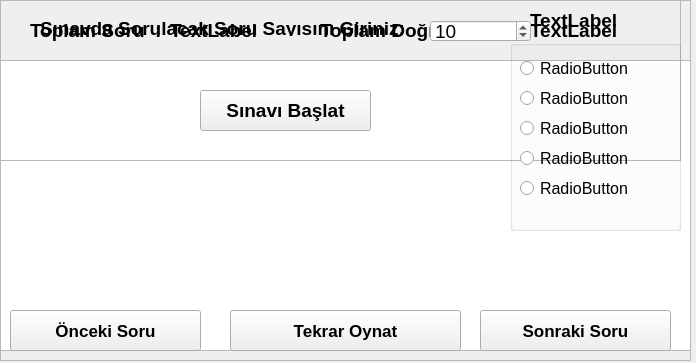
<?xml version="1.0" encoding="UTF-8"?>
<ui version="4.0">
 <class>Form</class>
 <widget class="QWidget" name="Form">
  <property name="geometry">
   <rect>
    <x>0</x>
    <y>0</y>
    <width>696</width>
    <height>363</height>
   </rect>
  </property>
  <property name="windowTitle">
   <string>Form</string>
  </property>
  <widget class="QFrame" name="frm_sonuc">
   <property name="geometry">
    <rect>
     <x>0</x>
     <y>0</y>
     <width>691</width>
     <height>361</height>
    </rect>
   </property>
   <property name="frameShape">
    <enum>QFrame::StyledPanel</enum>
   </property>
   <property name="frameShadow">
    <enum>QFrame::Raised</enum>
   </property>
   <widget class="QListWidget" name="listWidget">
    <property name="geometry">
     <rect>
      <x>0</x>
      <y>60</y>
      <width>691</width>
      <height>291</height>
     </rect>
    </property>
    <property name="font">
     <font>
      <pointsize>12</pointsize>
     </font>
    </property>
   </widget>
   <widget class="QLabel" name="lblSoru_2">
    <property name="geometry">
     <rect>
      <x>30</x>
      <y>20</y>
      <width>141</width>
      <height>21</height>
     </rect>
    </property>
    <property name="font">
     <font>
      <pointsize>14</pointsize>
      <weight>75</weight>
      <bold>true</bold>
      <stylestrategy>PreferAntialias</stylestrategy>
     </font>
    </property>
    <property name="autoFillBackground">
     <bool>false</bool>
    </property>
    <property name="frameShadow">
     <enum>QFrame::Raised</enum>
    </property>
    <property name="text">
     <string>Toplam Soru  :</string>
    </property>
   </widget>
   <widget class="QLabel" name="lbl_Tpl_Soru">
    <property name="geometry">
     <rect>
      <x>170</x>
      <y>20</y>
      <width>141</width>
      <height>21</height>
     </rect>
    </property>
    <property name="font">
     <font>
      <pointsize>14</pointsize>
      <weight>75</weight>
      <bold>true</bold>
      <stylestrategy>PreferAntialias</stylestrategy>
     </font>
    </property>
    <property name="autoFillBackground">
     <bool>false</bool>
    </property>
    <property name="frameShadow">
     <enum>QFrame::Raised</enum>
    </property>
    <property name="text">
     <string>TextLabel</string>
    </property>
   </widget>
   <widget class="QLabel" name="lbl_tpl_dgr">
    <property name="geometry">
     <rect>
      <x>530</x>
      <y>20</y>
      <width>141</width>
      <height>21</height>
     </rect>
    </property>
    <property name="font">
     <font>
      <pointsize>14</pointsize>
      <weight>75</weight>
      <bold>true</bold>
      <stylestrategy>PreferAntialias</stylestrategy>
     </font>
    </property>
    <property name="autoFillBackground">
     <bool>false</bool>
    </property>
    <property name="frameShadow">
     <enum>QFrame::Raised</enum>
    </property>
    <property name="text">
     <string>TextLabel</string>
    </property>
   </widget>
   <widget class="QLabel" name="lblSoru_5">
    <property name="geometry">
     <rect>
      <x>320</x>
      <y>20</y>
      <width>211</width>
      <height>21</height>
     </rect>
    </property>
    <property name="font">
     <font>
      <pointsize>14</pointsize>
      <weight>75</weight>
      <bold>true</bold>
      <stylestrategy>PreferAntialias</stylestrategy>
     </font>
    </property>
    <property name="autoFillBackground">
     <bool>false</bool>
    </property>
    <property name="frameShadow">
     <enum>QFrame::Raised</enum>
    </property>
    <property name="text">
     <string>Toplam Doğru Cevap:</string>
    </property>
   </widget>
   <zorder>lbl_tpl_dgr</zorder>
   <zorder>listWidget</zorder>
   <zorder>lblSoru_2</zorder>
   <zorder>lbl_Tpl_Soru</zorder>
   <zorder>lblSoru_5</zorder>
  </widget>
  <widget class="QFrame" name="frm_Giris">
   <property name="geometry">
    <rect>
     <x>0</x>
     <y>0</y>
     <width>681</width>
     <height>161</height>
    </rect>
   </property>
   <property name="frameShape">
    <enum>QFrame::StyledPanel</enum>
   </property>
   <property name="frameShadow">
    <enum>QFrame::Raised</enum>
   </property>
   <widget class="QPushButton" name="BtnBaslat">
    <property name="geometry">
     <rect>
      <x>200</x>
      <y>90</y>
      <width>171</width>
      <height>41</height>
     </rect>
    </property>
    <property name="font">
     <font>
      <pointsize>14</pointsize>
      <weight>75</weight>
      <bold>true</bold>
     </font>
    </property>
    <property name="text">
     <string>Sınavı Başlat</string>
    </property>
   </widget>
   <widget class="QSpinBox" name="spnbox">
    <property name="geometry">
     <rect>
      <x>430</x>
      <y>20</y>
      <width>101</width>
      <height>22</height>
     </rect>
    </property>
    <property name="font">
     <font>
      <pointsize>14</pointsize>
     </font>
    </property>
    <property name="value">
     <number>10</number>
    </property>
   </widget>
   <widget class="QLabel" name="label">
    <property name="geometry">
     <rect>
      <x>40</x>
      <y>20</y>
      <width>391</width>
      <height>16</height>
     </rect>
    </property>
    <property name="font">
     <font>
      <pointsize>14</pointsize>
      <weight>75</weight>
      <bold>true</bold>
     </font>
    </property>
    <property name="text">
     <string>Sınavda Sorulacak Soru Sayısını Giriniz:</string>
    </property>
   </widget>
  </widget>
  <widget class="QFrame" name="frm_soru">
   <property name="geometry">
    <rect>
     <x>0</x>
     <y>0</y>
     <width>691</width>
     <height>361</height>
    </rect>
   </property>
   <property name="cursor">
    <cursorShape>ArrowCursor</cursorShape>
   </property>
   <property name="frameShape">
    <enum>QFrame::StyledPanel</enum>
   </property>
   <property name="frameShadow">
    <enum>QFrame::Raised</enum>
   </property>
   <widget class="QWidget" name="horizontalLayoutWidget">
    <property name="geometry">
     <rect>
      <x>0</x>
      <y>0</y>
      <width>501</width>
      <height>301</height>
     </rect>
    </property>
    <layout class="QHBoxLayout" name="layout">
     <property name="spacing">
      <number>6</number>
     </property>
    </layout>
   </widget>
   <widget class="QPushButton" name="Btn_ileri">
    <property name="geometry">
     <rect>
      <x>480</x>
      <y>310</y>
      <width>191</width>
      <height>41</height>
     </rect>
    </property>
    <property name="font">
     <font>
      <pointsize>13</pointsize>
      <weight>75</weight>
      <bold>true</bold>
     </font>
    </property>
    <property name="text">
     <string>Sonraki Soru</string>
    </property>
   </widget>
   <widget class="QPushButton" name="Btn_Geri">
    <property name="geometry">
     <rect>
      <x>10</x>
      <y>310</y>
      <width>191</width>
      <height>41</height>
     </rect>
    </property>
    <property name="font">
     <font>
      <pointsize>13</pointsize>
      <weight>75</weight>
      <bold>true</bold>
     </font>
    </property>
    <property name="text">
     <string>Önceki Soru</string>
    </property>
   </widget>
   <widget class="QLabel" name="lblSoru">
    <property name="geometry">
     <rect>
      <x>530</x>
      <y>10</y>
      <width>141</width>
      <height>21</height>
     </rect>
    </property>
    <property name="font">
     <font>
      <pointsize>14</pointsize>
      <weight>75</weight>
      <bold>true</bold>
      <stylestrategy>PreferAntialias</stylestrategy>
     </font>
    </property>
    <property name="autoFillBackground">
     <bool>false</bool>
    </property>
    <property name="frameShadow">
     <enum>QFrame::Raised</enum>
    </property>
    <property name="text">
     <string>TextLabel</string>
    </property>
   </widget>
   <widget class="QLabel" name="lbltuple">
    <property name="geometry">
     <rect>
      <x>30</x>
      <y>420</y>
      <width>581</width>
      <height>31</height>
     </rect>
    </property>
    <property name="text">
     <string>TextLabel</string>
    </property>
   </widget>
   <widget class="QPushButton" name="BtnTekrarOynat">
    <property name="geometry">
     <rect>
      <x>230</x>
      <y>310</y>
      <width>231</width>
      <height>41</height>
     </rect>
    </property>
    <property name="font">
     <font>
      <pointsize>13</pointsize>
      <weight>75</weight>
      <bold>true</bold>
     </font>
    </property>
    <property name="text">
     <string>Tekrar Oynat</string>
    </property>
   </widget>
   <widget class="QGroupBox" name="groupBox">
    <property name="geometry">
     <rect>
      <x>510</x>
      <y>40</y>
      <width>171</width>
      <height>191</height>
     </rect>
    </property>
    <property name="title">
     <string/>
    </property>
    <widget class="QRadioButton" name="Rb5">
     <property name="geometry">
      <rect>
       <x>10</x>
       <y>140</y>
       <width>151</width>
       <height>17</height>
      </rect>
     </property>
     <property name="font">
      <font>
       <pointsize>12</pointsize>
       <weight>50</weight>
       <bold>false</bold>
      </font>
     </property>
     <property name="text">
      <string>RadioButton</string>
     </property>
    </widget>
    <widget class="QRadioButton" name="Rb2">
     <property name="geometry">
      <rect>
       <x>10</x>
       <y>50</y>
       <width>151</width>
       <height>17</height>
      </rect>
     </property>
     <property name="font">
      <font>
       <pointsize>12</pointsize>
       <weight>50</weight>
       <bold>false</bold>
      </font>
     </property>
     <property name="text">
      <string>RadioButton</string>
     </property>
    </widget>
    <widget class="QRadioButton" name="Rb1">
     <property name="geometry">
      <rect>
       <x>10</x>
       <y>20</y>
       <width>151</width>
       <height>17</height>
      </rect>
     </property>
     <property name="font">
      <font>
       <pointsize>12</pointsize>
       <weight>50</weight>
       <bold>false</bold>
      </font>
     </property>
     <property name="text">
      <string>RadioButton</string>
     </property>
    </widget>
    <widget class="QRadioButton" name="Rb3">
     <property name="geometry">
      <rect>
       <x>10</x>
       <y>80</y>
       <width>151</width>
       <height>17</height>
      </rect>
     </property>
     <property name="font">
      <font>
       <pointsize>12</pointsize>
       <weight>50</weight>
       <bold>false</bold>
      </font>
     </property>
     <property name="text">
      <string>RadioButton</string>
     </property>
    </widget>
    <widget class="QRadioButton" name="Rb4">
     <property name="geometry">
      <rect>
       <x>10</x>
       <y>110</y>
       <width>151</width>
       <height>17</height>
      </rect>
     </property>
     <property name="font">
      <font>
       <pointsize>12</pointsize>
       <weight>50</weight>
       <bold>false</bold>
      </font>
     </property>
     <property name="text">
      <string>RadioButton</string>
     </property>
    </widget>
   </widget>
  </widget>
 </widget>
 <resources/>
 <connections/>
</ui>
